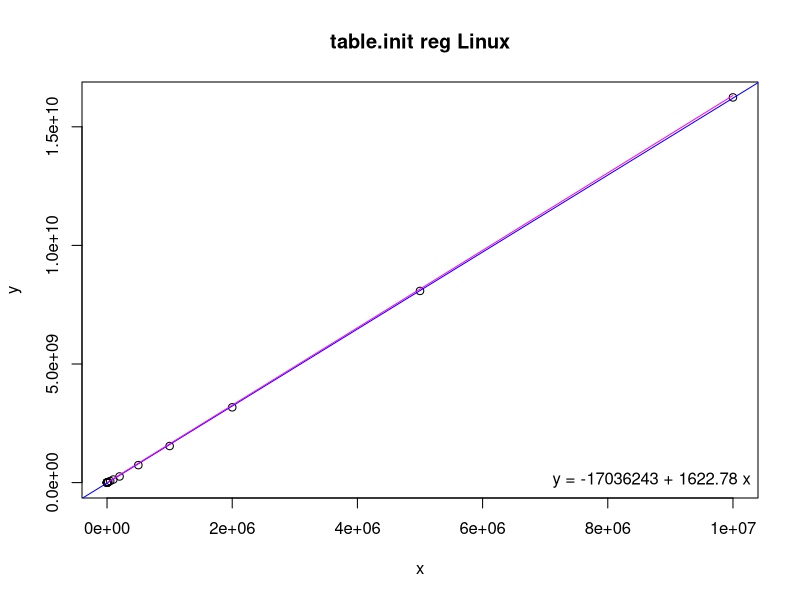
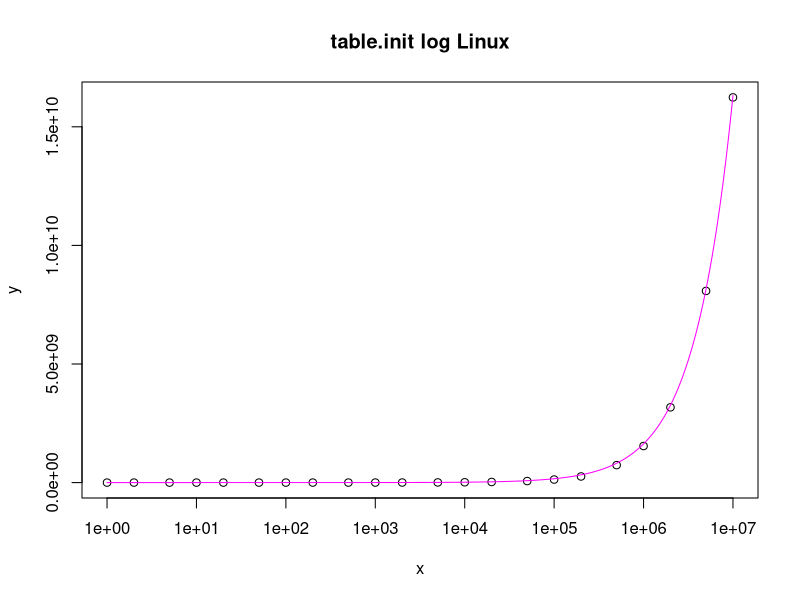

The R script that drew these images, in order:
# Input data
x <- c(1,2,5,10,20,50,100,200,500,1000,2000,5000,10000,20000,50000,100000,200000,500000,1000000,2000000,5000000,9999999)
y <- c(109980,111030,116860,123170,135740,175100,251600,378330,769230,1414600,2715000,6589400,13064000,25967000,64378000,129120000,258340000,736940000,1542400000,3173700000,8080900000,16240000000)

# Linear regression
model <- lm(y ~ x)
coefs <- coef(model)

# Print regression coefficients
print(coefs)

# Estimating function
fe <- function(x) {
  70000 + (((x + 32 - 1) / 32) * 52224)
}

# Estimated values
xe <- seq(1, 9999999, by = 1000)
ye <- fe(xe)

png("table-init-reg.png")
plot(x, y, main = "table.init reg Linux")
abline(model, col = "blue")
lines(xe, ye, col = "magenta")
legend("bottomright", legend = sprintf("y = %.0f + %.2f x", coefs[1], coefs[2]), bty = "n")

png("table-init-log.png")
plot(x, y, log = "x", main = "table.init log Linux")
lines(xe, ye, col = "magenta")
